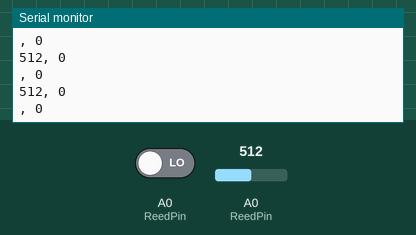
Recording of a sketch running on a simulated Arduino Uno, built with avr-gcc and run on an emulated ATmega328P. Parts: the last lines printed to the serial monitor. The inputs (shaded band) are chosen by the test bench; at power-on: A0 (ReedPin) = 512, A0 (ReedPin) LOW.

Above: at 1.2 s.
1.3 s: A0 (ReedPin) set to 716
At 1.56 s:
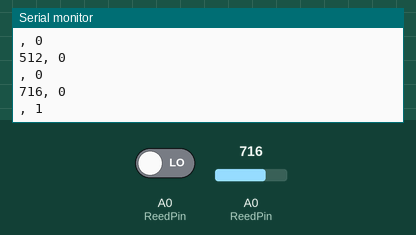
2.8 s: A0 (ReedPin) driven HIGH
4.3 s: A0 (ReedPin) set to 900
At 4.37 s:
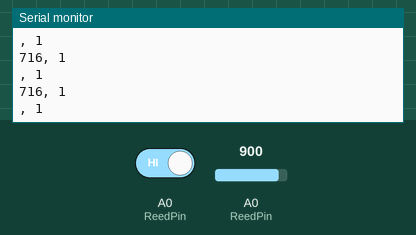
5.8 s: A0 (ReedPin) driven LOW
Timing chart, 0 to 8.3 s (numbered marks = the images above; inputs shaded):
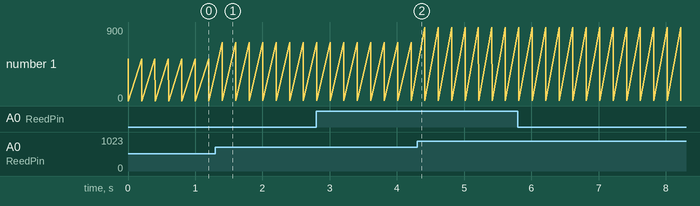

The sketch:

Reed_Test.ino
```cpp
// Test analog pin on ESP
// Conclusion: digitalRead always returns 0
// 		Use analogRead and calculate the digital value

const int ReedPin = A0;

void setup()
{
  Serial.begin(115200);
  pinMode(ReedPin, INPUT);
}

void loop()
{
  int inputValA = analogRead(ReedPin);
  bool inputValD = digitalRead(ReedPin);
  bool inputValue = (inputValA > 512);
  Serial.print(inputValA);
  Serial.print(", ");
  Serial.println(inputValD);
  Serial.print(", ");
  Serial.println(inputValue);
  delay(200);
}
```

Measured:
- after the input at 1.3 s, the serial monitor: prints a new line after 0.10 s (image 1)
- plotted number 1: 0 → 1 after the input at 1.3 s
